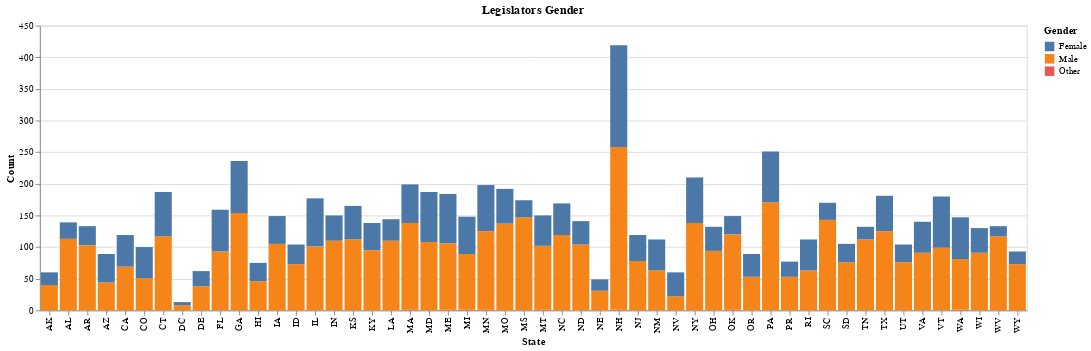

Here is the notebook cell this chart was saved with:
### Markdown cell above
### 1.1: Initial Plot

First let's build a visualization of gender breakdowns in state legislatures.
Use the following:

- stacked bars per state
- each segment of stacked bar is gender

Your graph should somewhat resemble *imgs/ex1.1.png*.

### Code cell
def states_by_gender_initial(df):
    chart = alt.Chart(df)
    
    bar_chart = chart.mark_bar().encode(
    alt.Y('count():Q').title('Count'),
    alt.X('state:N').title('State'),
    alt.Color('gender:N').title('Gender'),
).properties(
        title='Legislators Gender'
    )
    
    return bar_chart

##should I put titles? -- yes 

# render chart
states_by_gender_initial(legislators_df())

### Figure 1 — Vega specification as saved in the notebook (floating-point values rounded to 4 significant figures)
{"$schema": "https://vega.github.io/schema/vega/v5.json", "data": [{"name": "source_0", "values": [{"__count_end": 8.0, "__count_start": 0.0, "gender": "Male", "state": "DC"}, {"__count_end": 13.0, "__count_start": 8.0, "gender": "Female", "state": "DC"}, {"__count_end": 40.0, "__count_start": 0.0, "gender": "Male", "state": "AK"}, {"__count_end": 60.0, "__count_start": 40.0, "gender": "Female", "state": "AK"}, {"__count_end": 113.0, "__count_start": 0.0, "gender": "Male", "state": "AL"}, {"__count_end": 139.0, "__count_start": 113.0, "gender": "Female", "state": "AL"}, {"__count_end": 103.0, "__count_start": 0.0, "gender": "Male", "state": "AR"}, {"__count_end": 133.0, "__count_start": 103.0, "gender": "Female", "state": "AR"}, {"__count_end": 44.0, "__count_start": 0.0, "gender": "Male", "state": "AZ"}, {"__count_end": 89.0, "__count_start": 44.0, "gender": "Female", "state": "AZ"}, {"__count_end": 69.0, "__count_start": 0.0, "gender": "Male", "state": "CA"}, {"__count_end": 119.0, "__count_start": 69.0, "gender": "Female", "state": "CA"}, {"__count_end": 51.0, "__count_start": 0.0, "gender": "Male", "state": "CO"}, {"__count_end": 100.0, "__count_start": 51.0, "gender": "Female", "state": "CO"}, {"__count_end": 117.0, "__count_start": 0.0, "gender": "Male", "state": "CT"}, {"__count_end": 187.0, "__count_start": 117.0, "gender": "Female", "state": "CT"}, {"__count_end": 38.0, "__count_start": 0.0, "gender": "Male", "state": "DE"}, {"__count_end": 62.0, "__count_start": 38.0, "gender": "Female", "state": "DE"}, {"__count_end": 93.0, "__count_start": 0.0, "gender": "Male", "state": "FL"}, {"__count_end": 159.0, "__count_start": 93.0, "gender": "Female", "state": "FL"}, {"__count_end": 154.0, "__count_start": 0.0, "gender": "Male", "state": "GA"}, {"__count_end": 236.0, "__count_start": 154.0, "gender": "Female", "state": "GA"}, {"__count_end": 46.0, "__count_start": 0.0, "gender": "Male", "state": "HI"}, {"__count_end": 75.0, "__count_start": 46.0, "gender": "Female", "state": "HI"}, {"__count_end": 105.0, "__count_start": 0.0, "gender": "Male", "state": "IA"}, {"__count_end": 149.0, "__count_start": 105.0, "gender": "Female", "state": "IA"}, {"__count_end": 73.0, "__count_start": 0.0, "gender": "Male", "state": "ID"}, {"__count_end": 104.0, "__count_start": 73.0, "gender": "Female", "state": "ID"}, {"__count_end": 101.0, "__count_start": 0.0, "gender": "Male", "state": "IL"}, {"__count_end": 177.0, "__count_start": 101.0, "gender": "Female", "state": "IL"}, {"__count_end": 110.0, "__count_start": 0.0, "gender": "Male", "state": "IN"}, {"__count_end": 150.0, "__count_start": 110.0, "gender": "Female", "state": "IN"}, {"__count_end": 112.0, "__count_start": 0.0, "gender": "Male", "state": "KS"}, {"__count_end": 165.0, "__count_start": 112.0, "gender": "Female", "state": "KS"}, {"__count_end": 95.0, "__count_start": 0.0, "gender": "Male", "state": "KY"}, {"__count_end": 138.0, "__count_start": 95.0, "gender": "Female", "state": "KY"}, {"__count_end": 110.0, "__count_start": 0.0, "gender": "Male", "state": "LA"}, {"__count_end": 144.0, "__count_start": 110.0, "gender": "Female", "state": "LA"}, {"__count_end": 1.0, "__count_start": 0.0, "gender": "Other", "state": "MA"}, {"__count_end": 138.0, "__count_start": 1.0, "gender": "Male", "state": "MA"}, {"__count_end": 199.0, "__count_start": 138.0, "gender": "Female", "state": "MA"}, {"__count_end": 108.0, "__count_start": 0.0, "gender": "Male", "state": "MD"}, {"__count_end": 187.0, "__count_start": 108.0, "gender": "Female", "state": "MD"}, {"__count_end": 1.0, "__count_start": 0.0, "gender": "Other", "state": "ME"}, {"__count_end": 106.0, "__count_start": 1.0, "gender": "Male", "state": "ME"}, {"__count_end": 184.0, "__count_start": 106.0, "gender": "Female", "state": "ME"}, {"__count_end": 1.0, "__count_start": 0.0, "gender": "Other", "state": "MI"}, {"__count_end": 89.0, "__count_start": 1.0, "gender": "Male", "state": "MI"}, {"__count_end": 148.0, "__count_start": 89.0, "gender": "Female", "state": "MI"}, {"__count_end": 1.0, "__count_start": 0.0, "gender": "Other", "state": "MN"}, {"__count_end": 125.0, "__count_start": 1.0, "gender": "Male", "state": "MN"}, {"__count_end": 198.0, "__count_start": 125.0, "gender": "Female", "state": "MN"}, {"__count_end": 137.0, "__count_start": 0.0, "gender": "Male", "state": "MO"}, {"__count_end": 192.0, "__count_start": 137.0, "gender": "Female", "state": "MO"}, {"__count_end": 147.0, "__count_start": 0.0, "gender": "Male", "state": "MS"}, {"__count_end": 174.0, "__count_start": 147.0, "gender": "Female", "state": "MS"}, {"__count_end": 1.0, "__count_start": 0.0, "gender": "Other", "state": "MT"}, {"__count_end": 102.0, "__count_start": 1.0, "gender": "Male", "state": "MT"}, {"__count_end": 150.0, "__count_start": 102.0, "gender": "Female", "state": "MT"}, {"__count_end": 119.0, "__count_start": 0.0, "gender": "Male", "state": "NC"}, {"__count_end": 169.0, "__count_start": 119.0, "gender": "Female", "state": "NC"}, {"__count_end": 104.0, "__count_start": 0.0, "gender": "Male", "state": "ND"}, {"__count_end": 141.0, "__count_start": 104.0, "gender": "Female", "state": "ND"}, {"__count_end": 31.0, "__count_start": 0.0, "gender": "Male", "state": "NE"}, {"__count_end": 49.0, "__count_start": 31.0, "gender": "Female", "state": "NE"}, {"__count_end": 1.0, "__count_start": 0.0, "gender": "Other", "state": "NH"}, {"__count_end": 258.0, "__count_start": 1.0, "gender": "Male", "state": "NH"}, {"__count_end": 419.0, "__count_start": 258.0, "gender": "Female", "state": "NH"}, {"__count_end": 78.0, "__count_start": 0.0, "gender": "Male", "state": "NJ"}, {"__count_end": 119.0, "__count_start": 78.0, "gender": "Female", "state": "NJ"}, {"__count_end": 63.0, "__count_start": 0.0, "gender": "Male", "state": "NM"}, {"__count_end": 112.0, "__count_start": 63.0, "gender": "Female", "state": "NM"}, {"__count_end": 22.0, "__count_start": 0.0, "gender": "Male", "state": "NV"}, {"__count_end": 60.0, "__count_start": 22.0, "gender": "Female", "state": "NV"}, {"__count_end": 138.0, "__count_start": 0.0, "gender": "Male", "state": "NY"}, {"__count_end": 210.0, "__count_start": 138.0, "gender": "Female", "state": "NY"}, {"__count_end": 94.0, "__count_start": 0.0, "gender": "Male", "state": "OH"}, {"__count_end": 132.0, "__count_start": 94.0, "gender": "Female", "state": "OH"}, {"__count_end": 1.0, "__count_start": 0.0, "gender": "Other", "state": "OK"}, {"__count_end": 120.0, "__count_start": 1.0, "gender": "Male", "state": "OK"}, {"__count_end": 149.0, "__count_start": 120.0, "gender": "Female", "state": "OK"}, {"__count_end": 53.0, "__count_start": 0.0, "gender": "Male", "state": "OR"}, {"__count_end": 89.0, "__count_start": 53.0, "gender": "Female", "state": "OR"}, {"__count_end": 171.0, "__count_start": 0.0, "gender": "Male", "state": "PA"}, {"__count_end": 251.0, "__count_start": 171.0, "gender": "Female", "state": "PA"}, {"__count_end": 63.0, "__count_start": 0.0, "gender": "Male", "state": "RI"}, {"__count_end": 112.0, "__count_start": 63.0, "gender": "Female", "state": "RI"}, {"__count_end": 143.0, "__count_start": 0.0, "gender": "Male", "state": "SC"}, {"__count_end": 170.0, "__count_start": 143.0, "gender": "Female", "state": "SC"}, {"__count_end": 76.0, "__count_start": 0.0, "gender": "Male", "state": "SD"}, {"__count_end": 105.0, "__count_start": 76.0, "gender": "Female", "state": "SD"}, {"__count_end": 112.0, "__count_start": 0.0, "gender": "Male", "state": "TN"}, {"__count_end": 132.0, "__count_start": 112.0, "gender": "Female", "state": "TN"}, {"__count_end": 125.0, "__count_start": 0.0, "gender": "Male", "state": "TX"}, {"__count_end": 181.0, "__count_start": 125.0, "gender": "Female", "state": "TX"}, {"__count_end": 76.0, "__count_start": 0.0, "gender": "Male", "state": "UT"}, {"__count_end": 104.0, "__count_start": 76.0, "gender": "Female", "state": "UT"}, {"__count_end": 91.0, "__count_start": 0.0, "gender": "Male", "state": "VA"}, {"__count_end": 140.0, "__count_start": 91.0, "gender": "Female", "state": "VA"}, {"__count_end": 99.0, "__count_start": 0.0, "gender": "Male", "state": "VT"}, {"__count_end": 180.0, "__count_start": 99.0, "gender": "Female", "state": "VT"}, {"__count_end": 1.0, "__count_start": 0.0, "gender": "Other", "state": "WA"}, {"__count_end": 81.0, "__count_start": 1.0, "gender": "Male", "state": "WA"}, {"__count_end": 147.0, "__count_start": 81.0, "gender": "Female", "state": "WA"}, {"__count_end": 91.0, "__count_start": 0.0, "gender": "Male", "state": "WI"}, {"__count_end": 130.0, "__count_start": 91.0, "gender": "Female", "state": "WI"}, {"__count_end": 117.0, "__count_start": 0.0, "gender": "Male", "state": "WV"}, {"__count_end": 133.0, "__count_start": 117.0, "gender": "Female", "state": "WV"}, {"__count_end": 73.0, "__count_start": 0.0, "gender": "Male", "state": "WY"}, {"__count_end": 93.0, "__count_start": 73.0, "gender": "Female", "state": "WY"}, {"__count_end": 53.0, "__count_start": 0.0, "gender": "Male", "state": "PR"}, {"__count_end": 77.0, "__count_start": 53.0, "gender": "Female", "state": "PR"}]}, {"name": "source_0_x_domain_state", "values": [{"state": "DC"}, {"state": "AK"}, {"state": "AL"}, {"state": "AR"}, {"state": "AZ"}, {"state": "CA"}, {"state": "CO"}, {"state": "CT"}, {"state": "DE"}, {"state": "FL"}, {"state": "GA"}, {"state": "HI"}, {"state": "IA"}, {"state": "ID"}, {"state": "IL"}, {"state": "IN"}, {"state": "KS"}, {"state": "KY"}, {"state": "LA"}, {"state": "MA"}, {"state": "MD"}, {"state": "ME"}, {"state": "MI"}, {"state": "MN"}, {"state": "MO"}, {"state": "MS"}, {"state": "MT"}, {"state": "NC"}, {"state": "ND"}, {"state": "NE"}, {"state": "NH"}, {"state": "NJ"}, {"state": "NM"}, {"state": "NV"}, {"state": "NY"}, {"state": "OH"}, {"state": "OK"}, {"state": "OR"}, {"state": "PA"}, {"state": "RI"}, {"state": "SC"}, {"state": "SD"}, {"state": "TN"}, {"state": "TX"}, {"state": "UT"}, {"state": "VA"}, {"state": "VT"}, {"state": "WA"}, {"state": "WI"}, {"state": "WV"}, {"state": "WY"}, {"state": "PR"}]}, {"name": "source_0_color_domain_gender", "values": [{"gender": "Male"}, {"gender": "Female"}, {"gender": "Other"}]}], "signals": [{"name": "x_step", "value": 20}, {"name": "width", "update": "bandspace(domain('x').length, 0.1, 0.05) * x_step"}], "marks": [{"type": "rect", "name": "marks", "from": {"data": "source_0"}, "encode": {"update": {"width": {"signal": "max(0.25, bandwidth('x'))"}, "x": {"field": "state", "scale": "x"}, "y": {"field": "__count_end", "scale": "y"}, "fill": {"field": "gender", "scale": "color"}, "y2": {"field": "__count_start", "scale": "y"}}}, "style": ["bar"]}], "scales": [{"name": "x", "type": "band", "domain": {"data": "source_0_x_domain_state", "field": "state", "sort": true}, "range": {"step": {"signal": "x_step"}}, "paddingInner": 0.1, "paddingOuter": 0.05}, {"name": "y", "type": "linear", "domain": {"data": "source_0", "fields": ["__count_start", "__count_end"]}, "range": [{"signal": "height"}, 0], "nice": true, "zero": true}, {"name": "color", "type": "ordinal", "domain": {"data": "source_0_color_domain_gender", "field": "gender", "sort": true}, "range": "category"}], "axes": [{"scale": "y", "ticks": false, "grid": true, "tickCount": {"signal": "ceil(height/40)"}, "minExtent": 0, "maxExtent": 0, "gridScale": "x", "domain": false, "labels": false, "aria": false, "orient": "left", "zindex": 0}, {"scale": "x", "labelBaseline": "middle", "grid": false, "title": "State", "labelAlign": "right", "orient": "bottom", "labelAngle": 270, "zindex": 0}, {"scale": "y", "orient": "left", "grid": false, "title": "Count", "zindex": 0, "tickCount": {"signal": "ceil(height/40)"}, "labelOverlap": true}], "title": {"text": "Legislators Gender", "frame": "group"}, "legends": [{"title": "Gender", "fill": "color", "symbolType": "square"}], "background": "white", "padding": 5, "height": 300, "style": "cell"}
